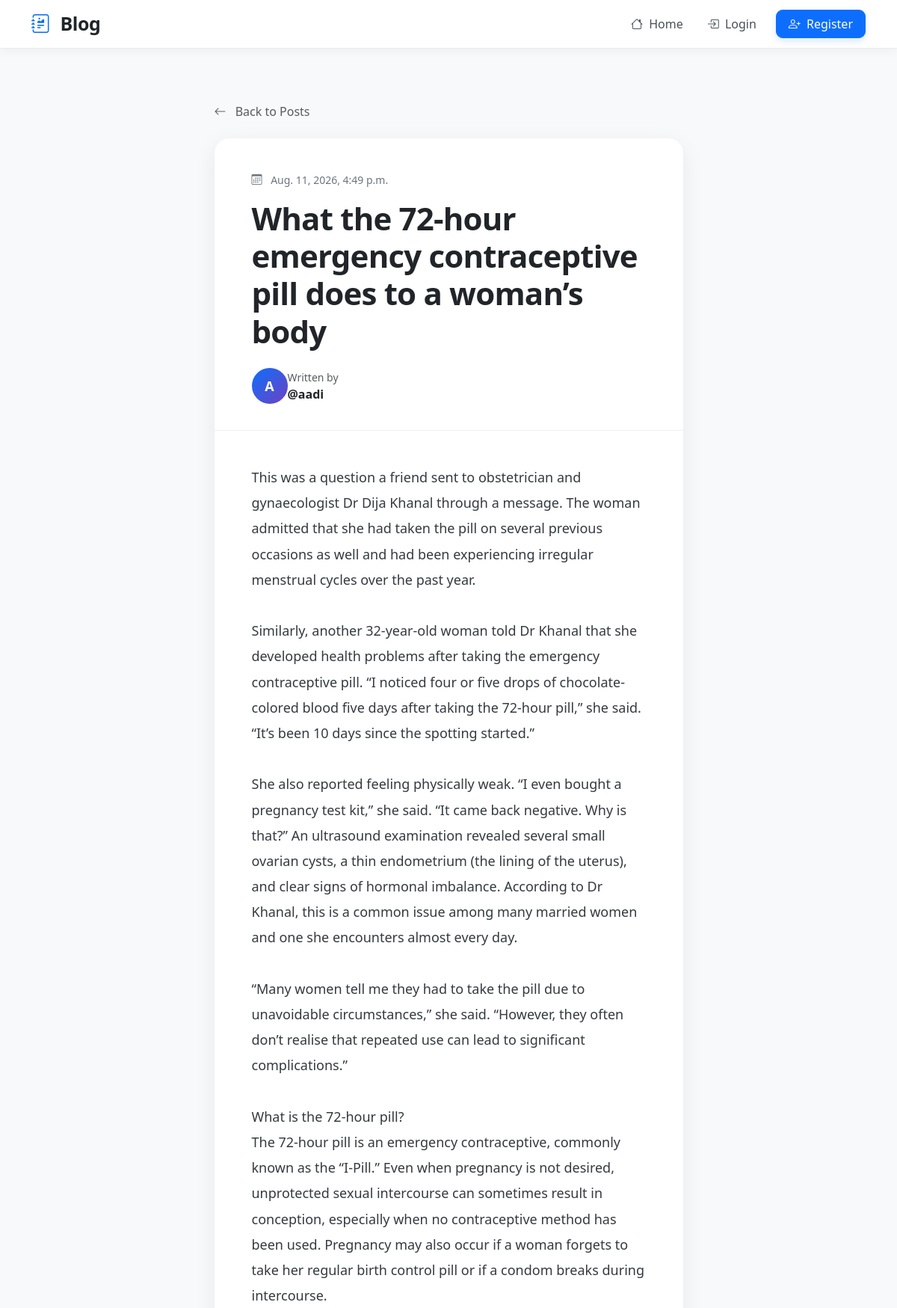
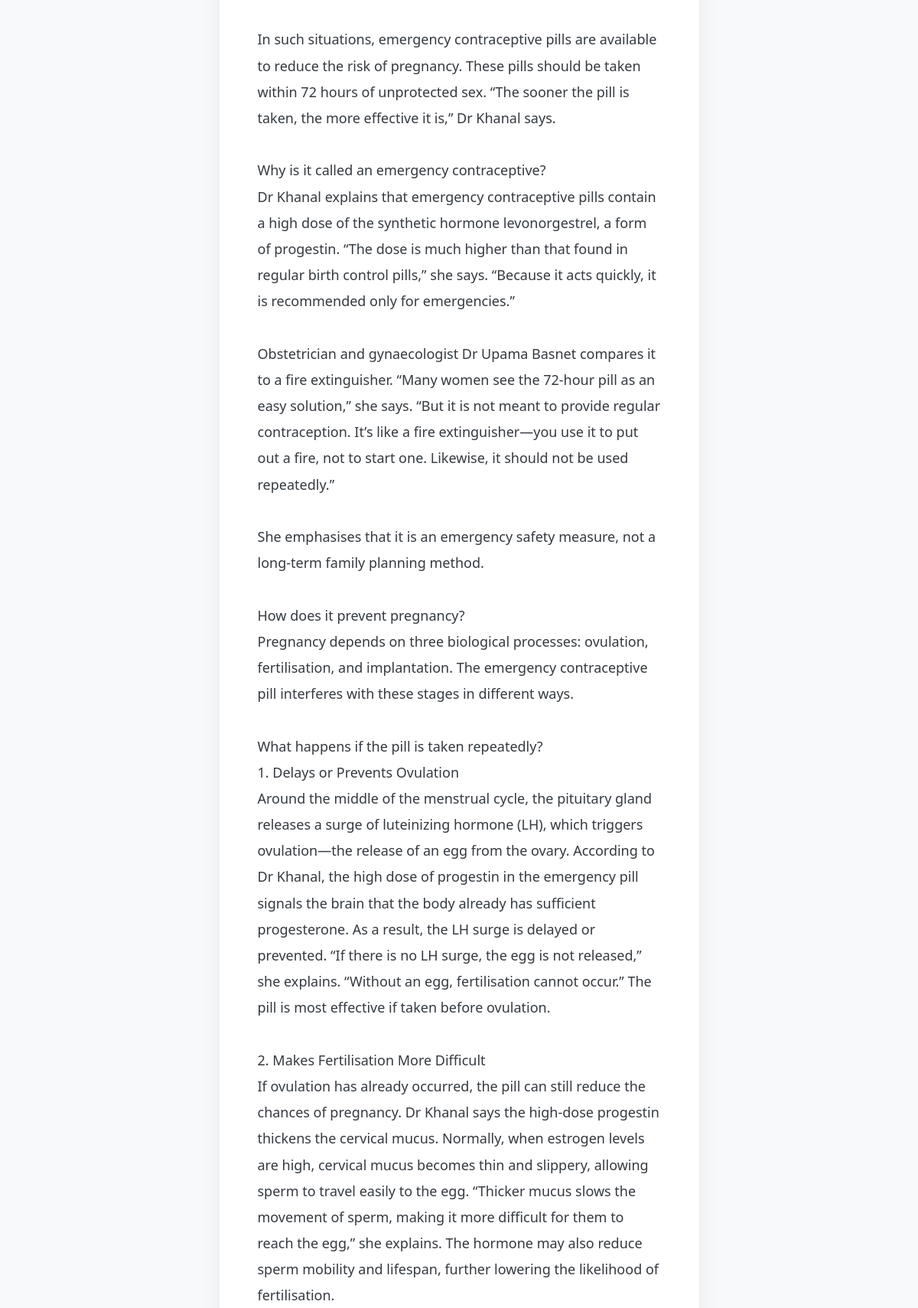
The app's page /post-detail/4/ (upper part) with its own data (2 pictures, top to bottom).
### blog_app/models.py (models this page shows, shortened)
class Post(models.Model):
    title = models.CharField(max_length=256)
    content = models.TextField()
    author = models.ForeignKey("auth.User", on_delete=models.CASCADE)
    created_at = models.DateTimeField(auto_now_add=True)
    updated_at = models.DateTimeField(auto_now=True)
    published_at = models.DateTimeField(null=True, blank=True)

### blog_app/views.py (the view)
# urls.py: path("post-detail/<int:pk>/", views.post_detail, name="post-detail"),
def post_detail(request, pk):
    post = Post.objects.get(pk=pk)
    return render(
        request,
        "post_detail.html",
        {"post": post},
    )

### templates/post_detail.html (shortened to what this page needs)
{% extends "base.html" %}
{% block content %}
<div class="container py-5">
    <div class="row justify-content-center">
        <div class="col-lg-8 col-xl-7">
            <div class="mb-4">
                <a href="/" class="text-decoration-none text-muted">
                    <i class="bi bi-arrow-left me-2"></i>
                    Back to Posts
                </a>
            </div>
            <article class="article-card">
                <div class="article-header">
                    <div class="article-date mb-3">
                        <i class="bi bi-calendar3 me-2"></i>
                        {{ post.published_at }}
                    </div>
                    <h1 class="article-title">
                        {{ post.title }}
                    </h1>
                    <div class="author-section mt-4">
                        <div class="author-avatar">
                            {{ post.author.username|first|upper }}
                        </div>
                        <div>
                            <small class="text-muted d-block">
                                Written by
                            </small>
                            <span class="author-name">
                                @{{ post.author.username }}
                            </span>
                        </div>
                    </div>
                </div>
                <div class="article-content">
                    {{ post.content|linebreaksbr }}
                </div>
            </article>
        </div>
    </div>
</div>
{% endblock content %}

### templates/base.html (style rules this page uses)
body { background: #f5f7fb; color: #212529; font-family: system-ui, -apple-system, BlinkMacSystemFont, "Segoe UI", sans-serif; }

### templates/post_detail.html (style rules this page uses)
body { background-color: #f8f9fa; }
.article-card { background: #ffffff; border-radius: 20px; overflow: hidden; box-shadow: 0 8px 30px rgba(0, 0, 0, 0.07); }
.article-header { padding: 45px 50px 35px; border-bottom: 1px solid #eeeeee; }
.article-date { color: #6c757d; font-size: 14px; font-weight: 500; }
.article-title { font-size: 42px; line-height: 1.2; font-weight: 800; letter-spacing: -0.8px; color: #212529; margin: 0; }
.author-section { display: flex; align-items: center; }
.author-avatar { width: 48px; height: 48px; border-radius: 50%; display: flex; align-items: center; justify-content: center; background: linear-gradient(135deg, #0d6efd, #6f42c1); color: white; font-weight: 700; font-size: 18px; }
.author-name { font-weight: 600; color: #212529; }
.article-content { padding: 45px 50px; font-size: 18px; line-height: 1.9; color: #343a40; }
.text-muted { transition: color 0.2s ease; }

### records on screen
Post: published_at "Aug. 11, 2026, 4:49 p.m.", title "What the 72-hour emergency contraceptive pill does to a woman’s body", author.username|first "A", author.username "aadi", content "This was a question a friend sent to obstetrician and gynaecologist Dr Dija Khanal through a message. The woman admitted that she had taken the pill on several previous occasions as well and had been experiencing irregular menstrual cycles over the past year. Similarly, another 32-year-old woman told Dr Khanal that she developed health problems after taking the emergency contraceptive pill. “I noticed four or five drops of chocolate-colored blood five days after taking the 72-hour pill,” she said. “It’s been 10 days since the spotting started.” She also reported feeling physically weak. “I even bought a pregnancy test kit,” she said. “It came back negative. Why is that?” An ultrasound…"
